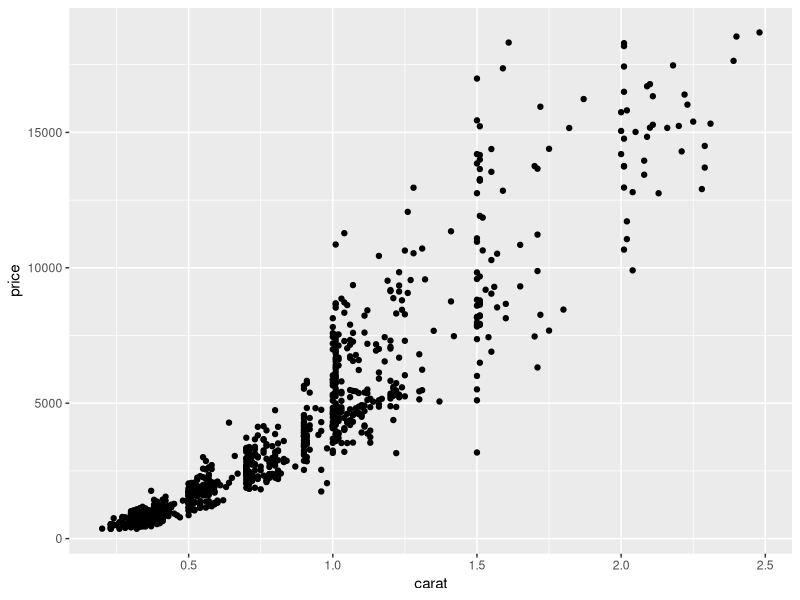
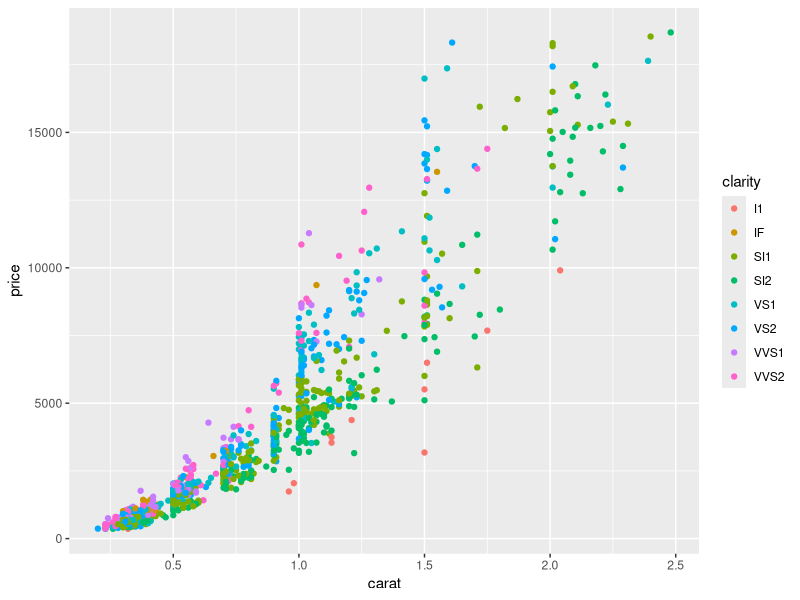

Here is the R script that generated these plots, in order:
## ---- chunk 1
library(tidyverse)

diamonds <- read_csv("diamonds.csv")
diamonds
str(diamonds)
#Se observa la estructura que tiene el dataset
## ---- chunk 2
#1.1. Construcción de un gráfico de dispersión colocando en la estética 
#     Carat (eje x) versu price (eje y), luego devuelva el gráfico
ggplot(diamonds, aes(x = carat, y = price)) +
  geom_point()
## ---- chunk 3
# 1.2. Editamos la estética y mapeamos color con la variable clarity
esthetic <- aes(x = carat, y = price, color = clarity)

# 1.3. Devolvemos el gráfico con la modificiacón
ggplot(diamonds, esthetic) +
  geom_point()

## Comentario: Se puede observar sin dificultad la distribución de puntos,
## No es necesario agregar una escala a los ejes.
## ---- chunk 4
#2.1. Construya el tipo de geometría Histograma para la variable price.
#     Configure el parámetro bins con el valor 40 y devuelva el gráfico


